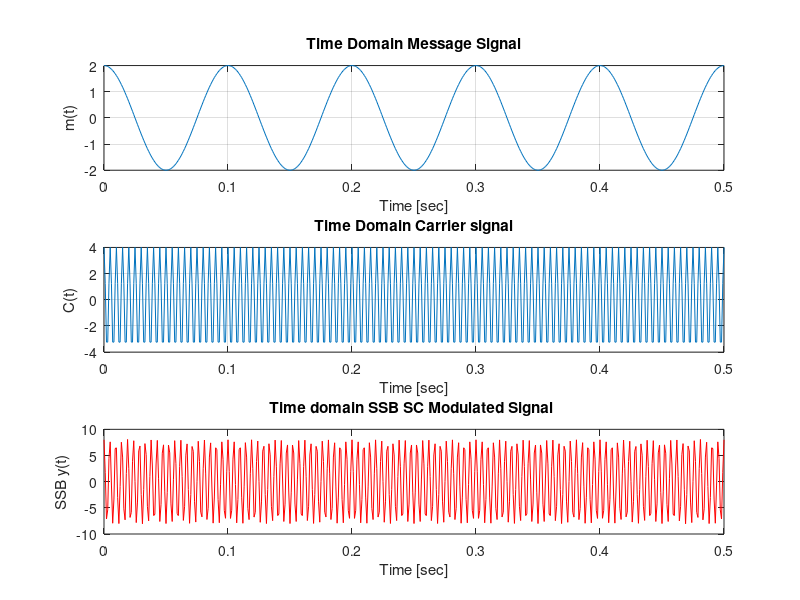

This figure's MATLAB source:
A1 = 2;            % message signal ampli
Ac = 4;            % carrier signal ampli
fm = 10;           % Message signal freq
fc = 20 * fm;      % Carrier 
fs = 100 * fm;     % Sampling 
Ts = 1 / fs;       % period
t = 0:Ts:5/fm;     % 5 periods of message signal

message = A1 * cos(2 * pi * fm * t);      % Message signal 
carrier = Ac * cos(2 * pi * fc * t);      % Carrier signal
carrierpi = Ac * sin(2 * pi * fc * t);    % Carrier signal to use hilbert

figure('Position', [100, 100, 800, 600]);

subplot(3,1,1);
plot(t, message);
xlabel('Time [sec]');
ylabel('m(t)');
title('Time Domain Message Signal');
grid on;

subplot(3,1,2);
plot(t, carrier);
xlabel('Time [sec]');
ylabel('C(t)');
title('Time Domain Carrier signal');
grid on;

%Fourier Transform of ssb

% Hilbert transform of baseband
mh = imag(hilbert(message));  

% Single Side Band with Upper Side Band  
modt = message .* carrier - mh .* carrierpi; 

subplot(3,1,3);
plot(t, modt, 'r');
xlabel('Time [sec]');
ylabel('SSB y(t)');
title('Time domain SSB SC Modulated Signal ');

